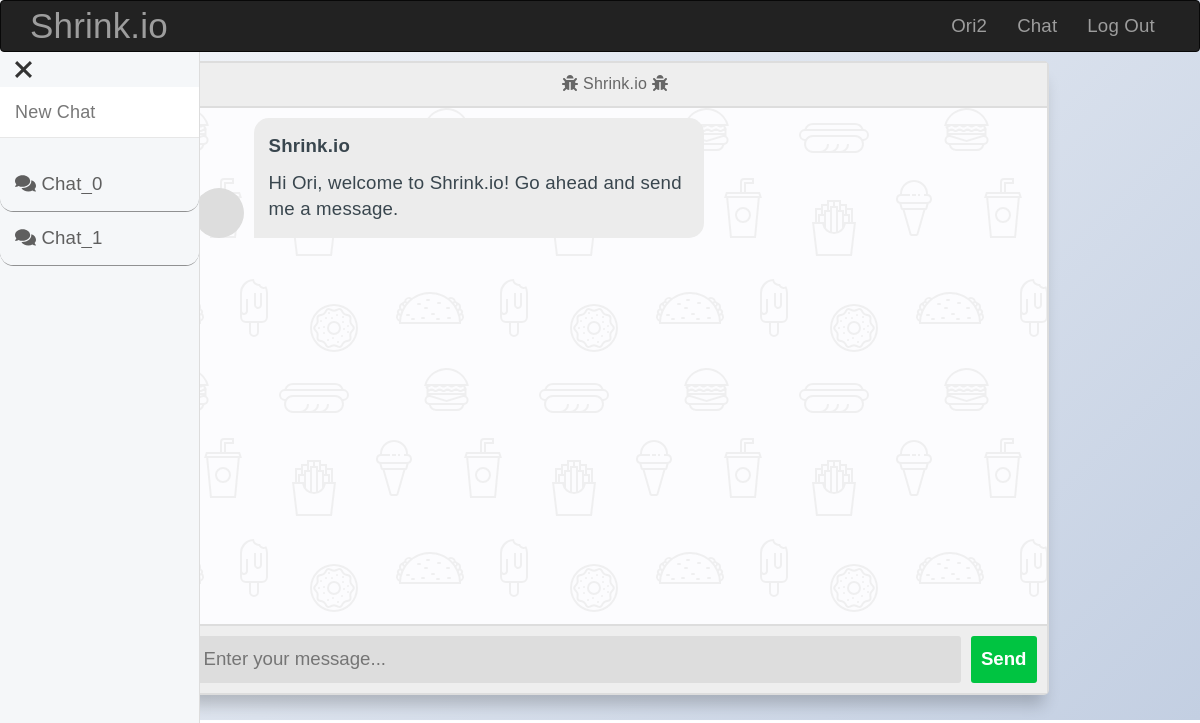
Before: /chat (signed in) with the older database file.
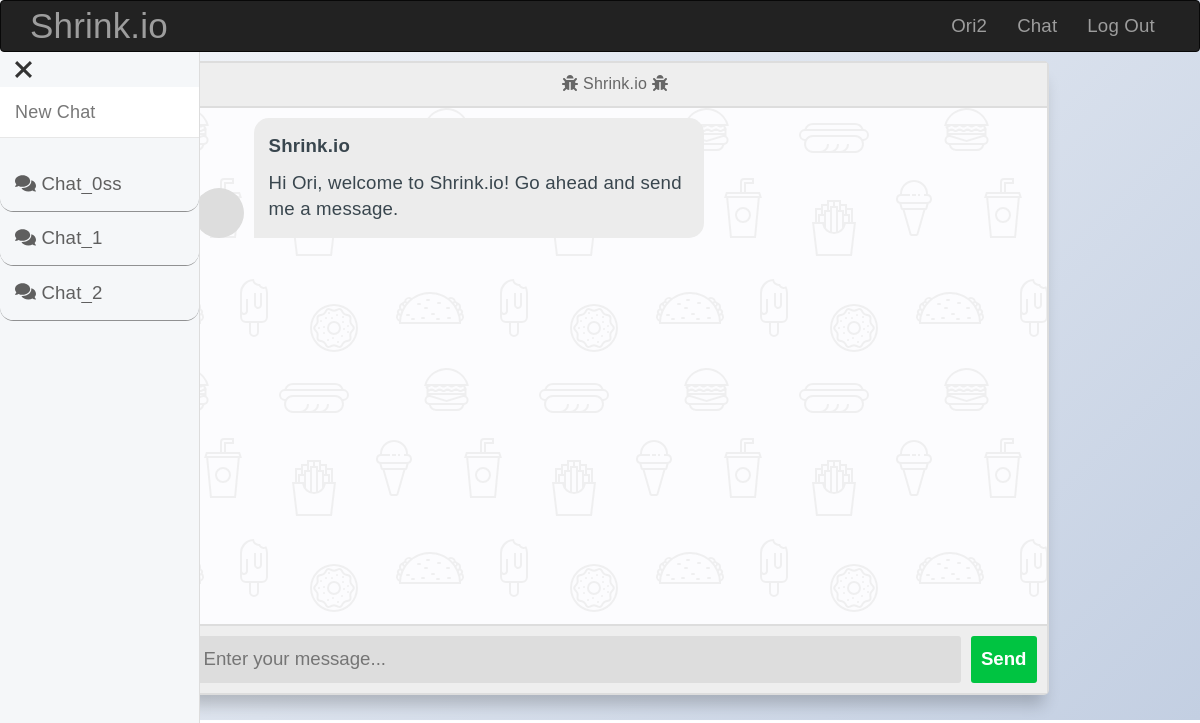
After: the same page with the newer database file.
### website/models.py (models this page shows, shortened)
class User(UserMixin, db.Model):
    __tablename__ = 'users'
    id = db.Column(db.Integer, primary_key=True)
    username = db.Column(db.String(64), index=True)
    name = db.Column(db.String(64))
    lastname = db.Column(db.String(64))
    image_data = db.Column(db.LargeBinary, nullable=True)
    image_filename = db.Column(db.String(20), nullable=True, default='/static/image/default.png')
    password_hash = db.Column(db.String(128))
    otp_secret = db.Column(db.String(16))
    chats = db.relationship('Chat', backref=db.backref('chats', lazy=True)) # Creating a relationship with the User model
    @property
    def password(self):
        raise AttributeError('password is not a readable attribute')

class Chat(UserMixin, db.Model):
    __tablename__ = 'chats'
    id = db.Column(db.Integer, primary_key=True)
    __name = db.Column(db.String(20), nullable=False)
    chat_json = db.Column(db.Text, nullable=False)
    user_id = db.Column(db.Integer, db.ForeignKey('users.id'))
    @property
    def chat(self):
        return loads(self.chat_json) if self.chat_json else []
    @property
    def name(self):
        return self.__name

### website/views.py (the view)
@views.route("/chat")
def chat():
    from .forms import ChatEdit
    if current_user.is_authenticated == False:
        return render_template('404.html', err_msg="Access Denied, Please Login First."), 404
    user = User.query.filter_by(username=current_user.username).first()
    if user is None:
        return redirect(url_for('views.index'))
    chat_name_form = ChatEdit()
    return render_template("chat.html", user=user, chat_data=-1, chat_id=-1, name_form=chat_name_form)

### website/forms.py
class ChatEdit(FlaskForm):
    name = StringField('Name', validators=[Length(1, 20)])

### website/__init__.py (called while the page is built)
def create_app():
    app = Flask(__name__)
    app.static_folder = 'static'
    app.config.from_object('config')
    Bootstrap(app)
    db.init_app(app)
    login_manager = LoginManager()
    login_manager.login_view = 'auth.login'
    login_manager.init_app(app)
    from .models import User
    create_database(app)
    @login_manager.user_loader
    def load_user(user_id):
        return User.query.get(int(user_id))
    app.register_error_handler(404, page_not_found)
    from .auth import auth as auth_blueprint
    app.register_blueprint(auth_blueprint)
    from .views import views as views_blueprint
    app.register_blueprint(views_blueprint)
    return app

### website/templates/chat.html (shortened to what this page needs)
{% extends "base.html" %}
{% import "bootstrap/wtf.html" as wtf %}
{% block page_content %}
<head>
  <link rel="stylesheet" href="{{ url_for('static', filename='styles/chat.css') }}">
</head>
{% with previous_chats=user.chats, name_form=name_form %}
  {% include "chat_side_navbar.html" %}
{% endwith %}
<div class="container body" style="padding-top:3vw">
      <section class="msger">
        <header class="msger-header">
          <div class="msger-header-title">
              <i class="fas fa-bug"></i> Shrink.io <i class="fas fa-bug"></i>
      </div>
    </header>
    <main class="msger-chat">
      {% if chat_data == -1  %}
      <div class="msg left-msg">
        <div class="msg-img" style="background-image: url(https://marketplace.canva.com/EAFCO6pfthY/1/0/1600w/canva-blue-green-watercolor-linktree-background-F2CyNS5sQdM.jpg)"></div>
        <div class="msg-bubble">
          <div class="msg-info">
            <div class="msg-info-name">Shrink.io</div>
          </div>
          <div class="msg-text">
            Hi {{ user.name.title() }}, welcome to Shrink.io! Go ahead and send me a message.
          </div>
        </div>
      </div>
      {% endif %}
    </main>
    <form class="msger-inputarea">
      <input type="text" class="msger-input" id="textInput" placeholder="Enter your message...">
      <button type="submit" class="msger-send-btn">Send</button>
    </form>
  </section>
</div>
{% endblock %}

### website/templates/base.html (shortened to what this page needs)
{% extends "bootstrap/base.html" %}
{% block navbar %}
<div class="navbar navbar-inverse" role="navigation" style="position: fixed; width:100%;z-index:2;">
    <div class="container">
        <div class="navbar-header">
            <a class="navbar-brand" style="font-size: 35px;" href="{{ url_for('views.index') }}">Shrink.io</a>
        </div>
        <div class="navbar-collapse collapse">
            <ul class="nav navbar-nav navbar-right">
                {% if current_user.is_authenticated %}
                <li><a href="{{ url_for('views.profile') }}">{{ current_user.username.title() }}</a></li>
                <li><a href="{{ url_for('views.chat') }}">Chat</a></li>
                <li><a href="{{ url_for('auth.logout') }}">Log Out</a></li>
                {% else %}
                <li><a href="{{ url_for('auth.login') }}">Log In</a></li>
                <li><a href="{{ url_for('auth.register') }}">Register</a></li>
                {% endif %}
            </ul>
        </div>
    </div>
</div>
{% endblock %}
{% block content %}
<div class="container">
    {% block page_content %}{% endblock %}
</div>
{% endblock %}

### website/templates/chat_side_navbar.html (shortened to what this page needs)
{% import "bootstrap/wtf.html" as wtf %}
{% block page_content %}
<head>
    <link rel="stylesheet" href="{{ url_for('static', filename='styles/chat.css') }}">
    <link rel="stylesheet" href="{{ url_for('static', filename='styles/chat_side_navbar.css') }}">
</head>
<div class="slide-button">
    <div class="bars-container change" id="msbo" onclick="barIconAnimate(this)">
        <div class="bar3"></div>
    </div>
</div>
<div class="msb" id="msb" style="padding-top:65pt;">
    <nav class="navbar navbar-default" role="navigation">
        <div class="navbar-header">
            <div class="brand-wrapper">
                <div class="brand-name-wrapper">
                    <a class="navbar-brand" href="/chat">
                        New Chat
                    </a>
                </div>
            </div>
        </div>
        <div class="side-menu-container">
            <ul class="nav navbar-nav">
                {% for chat in previous_chats %}
                    <li class="prev-chat" style="white-space: nowrap; padding-top:10pt; padding-bottom:10pt;">
                        <a href="{{ url_for('views.get_chat', chat_id=chat.id) }}" id="{{ chat.id }}" style="display:inline;" draggable="false">
                            <i class="fas fa-duotone fa-comments"></i>
                            {{ name_form.name(value=chat.name, style="all:unset; width:55%;", readonly=True) }}
                        </a>
                    </li>
                {% endfor %}
            </ul>
        </div>
    </nav>
</div>
{% endblock %}

### website/static/styles/chat.css (style rules this page uses)
:root { --body-bg: linear-gradient(135deg, #f5f7fa 0%, #c3cfe2 100%); --msger-bg: #fff; --border: 2px solid #ddd; --left-msg-bg: #ececec; --right-msg-bg: #579ffb; }
html { box-sizing: border-box; }
*, *:before, *:after { margin: 0; padding: 0; box-sizing: inherit; }
.body { display: flex; justify-content: center; align-items: center; height: 90vh; background-image: var(--body-bg); font-family: Helvetica, sans-serif; }
.msger { display: flex; flex-flow: column wrap; justify-content: space-between; width: 100%; max-width: 867px; margin: 25px 10px; height: calc(100% - 50px); border: var(--border); border-radius: 5px; background: var(--msger-bg); box-shadow: 0 15px 15px -5px rgba(0, 0, 0, 0.2); }
.msger-header { font-size: medium; justify-content: space-between; padding: 10px; text-align: center; border-bottom: var(--border); background: #eee; color: #666; }
.msger-chat { flex: 1; overflow-y: auto; padding: 10px; }
.msg { display: flex; align-items: flex-end; margin-bottom: 10px; }
.msg-img { width: 50px; height: 50px; margin-right: 10px; background: #ddd; background-repeat: no-repeat; background-position: center; background-size: cover; border-radius: 50%; }
.msg-bubble { max-width: 450px; padding: 15px; border-radius: 15px; background: var(--left-msg-bg); }
.msg-info { display: flex; justify-content: space-between; align-items: center; margin-bottom: 10px; }
.msg-info-name { margin-right: 10px; font-weight: bold; }
.left-msg .msg-bubble { border-bottom-left-radius: 0; }
.msger-inputarea { display: flex; padding: 10px; border-top: var(--border); background: #eee; }
.msger-inputarea * { padding: 10px; border: none; border-radius: 3px; font-size: 1em; }
.msger-input { flex: 1; background: #ddd; }
.msger-send-btn { margin-left: 10px; background: rgb(0, 196, 65); color: #fff; font-weight: bold; cursor: pointer; transition: background 0.23s; }
.msger-chat { background-color: #fcfcfe; }
body { margin: 0; font-family: 'Arial', sans-serif; }

### website/static/styles/chat_side_navbar.css (style rules this page uses)
body { background-color: #fff; font-family: Arial, sans-serif; font-size: 14pt; letter-spacing: 0.01em; color: #39464e; }
.navbar-default { background-color: #FFF; margin-left: 200px; }
a, a:focus, a:hover { text-decoration: none; }
.msb, .mnb { -moz-animation: slidein 300ms forwards; -o-animation: slidein 300ms forwards; -webkit-animation: slidein 300ms forwards; animation: slidein 300ms forwards; -webkit-transform-style: preserve-3d; transform-style: preserve-3d; }
.bars-container { display: inline-block; cursor: pointer; }
.bar1 , .bar2 , .bar3 { width: 21px; height: 3px; background: #333; margin: 6px 0; transition: 0.4s; }
.change .bar3 { transform: translate(0, -9px) rotate(45deg); }
.slide-button { position: absolute; top: 40pt; left: 10pt; width: auto; height: auto; z-index:3; }
.prev-chat { width: auto; border-bottom: 1pt solid rgba(44, 44, 44, 0.5); border-radius: 10pt; -webkit-user-select: none; -ms-user-select: none; user-select: none; }

Changed rows visible on the page:
changed Chat (number 1 of 3 on the later page): name "Chat_0" → "Chat_0ss"
added Chat: name "Chat_2"
